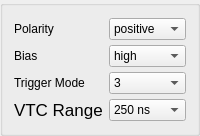
      <widget class="QGroupBox" name="groupBox">
       <property name="sizePolicy">
        <sizepolicy hsizetype="Preferred" vsizetype="Preferred">
         <horstretch>0</horstretch>
         <verstretch>0</verstretch>
        </sizepolicy>
       </property>
       <property name="baseSize">
        <size>
         <width>0</width>
         <height>120</height>
        </size>
       </property>
       <property name="autoFillBackground">
        <bool>false</bool>
       </property>
       <property name="flat">
        <bool>true</bool>
       </property>
       <layout class="QGridLayout" name="gridLayout_4">
        <property name="topMargin">
         <number>12</number>
        </property>
        <property name="bottomMargin">
         <number>12</number>
        </property>
        <property name="verticalSpacing">
         <number>5</number>
        </property>
        <item row="0" column="0">
         <widget class="QLabel" name="label_psd_polarity">
          <property name="text">
           <string>Polarity</string>
          </property>
         </widget>
        </item>
        <item row="0" column="1">
         <widget class="QComboBox" name="comboBox_psd_polarity">
          <item>
           <property name="text">
            <string>positive</string>
           </property>
          </item>
          <item>
           <property name="text">
            <string>negative</string>
           </property>
          </item>
         </widget>
        </item>
        <item row="1" column="0">
         <widget class="QLabel" name="label_psd_bias_2">
          <property name="text">
           <string>Bias</string>
          </property>
         </widget>
        </item>
        <item row="1" column="1">
         <widget class="QComboBox" name="comboBox_psd_bias">
          <item>
           <property name="text">
            <string>high</string>
           </property>
          </item>
          <item>
           <property name="text">
            <string>low</string>
           </property>
          </item>
         </widget>
        </item>
        <item row="2" column="0">
         <widget class="QLabel" name="label_psd_trigger_mode">
          <property name="text">
           <string>Trigger Mode</string>
          </property>
         </widget>
        </item>
        <item row="2" column="1">
         <widget class="QComboBox" name="comboBox_psd_trigger_mode">
          <item>
           <property name="text">
            <string>3</string>
           </property>
          </item>
          <item>
           <property name="text">
            <string>2</string>
           </property>
          </item>
          <item>
           <property name="text">
            <string>1</string>
           </property>
          </item>
         </widget>
        </item>
        <item row="3" column="0">
         <widget class="QLabel" name="label_35">
          <property name="font">
           <font>
            <pointsize>13</pointsize>
            <bold>false</bold>
           </font>
          </property>
          <property name="text">
           <string>VTC Range</string>
          </property>
         </widget>
        </item>
        <item row="3" column="1">
         <widget class="QComboBox" name="comboBox_psd_vtc_range">
          <item>
           <property name="text">
            <string>250 ns</string>
           </property>
          </item>
          <item>
           <property name="text">
            <string>2 us</string>
           </property>
          </item>
         </widget>
        </item>
       </layout>
      </widget>
